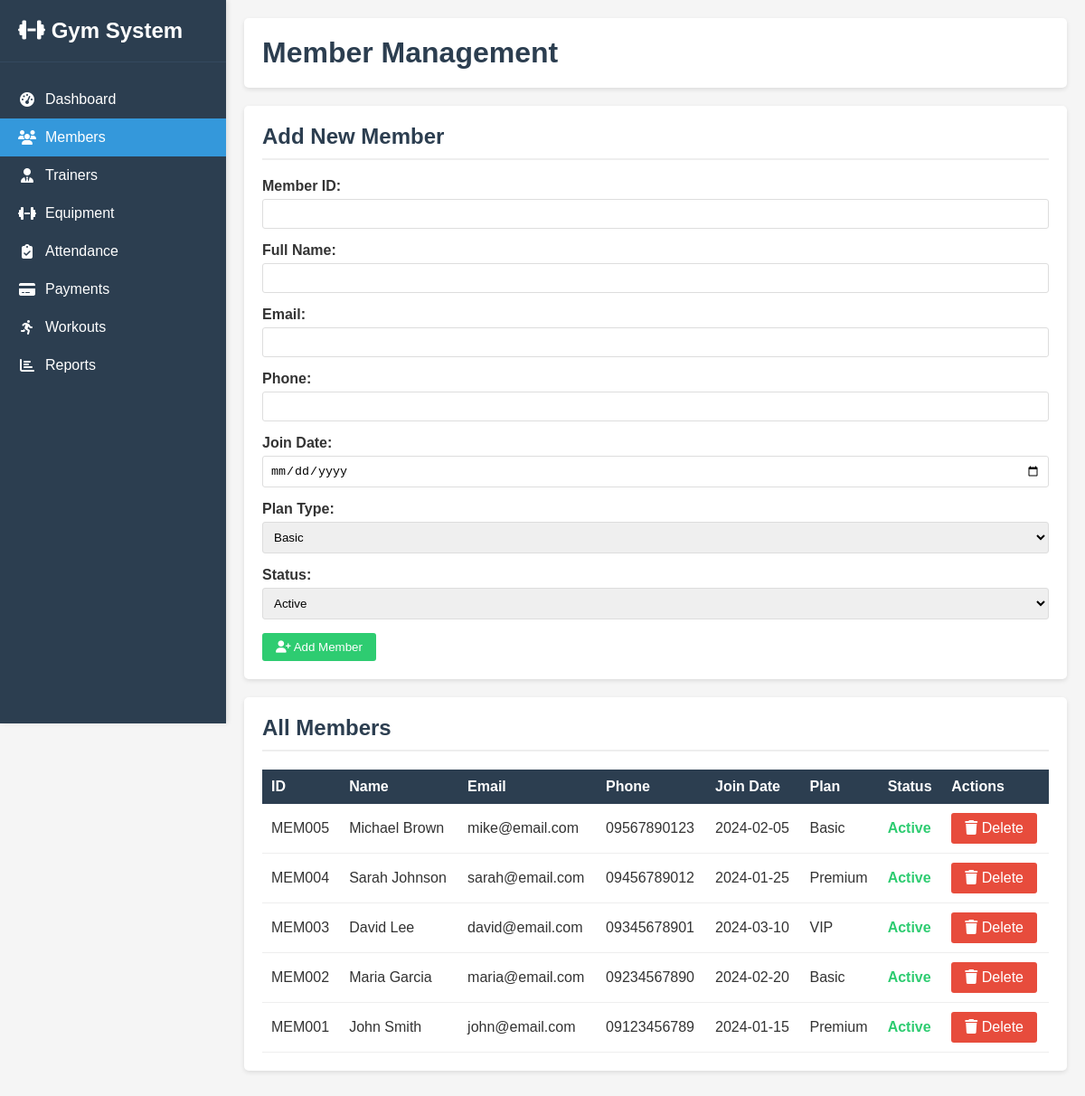
/members.php, run on the app's committed database.
### tables this page shows
CREATE TABLE members (
    id INT PRIMARY KEY AUTO_INCREMENT,
    member_id VARCHAR(20) UNIQUE NOT NULL,
    name VARCHAR(100) NOT NULL,
    email VARCHAR(100),
    phone VARCHAR(15),
    join_date DATE NOT NULL,
    plan_type ENUM('Basic', 'Premium', 'VIP') DEFAULT 'Basic',
    status ENUM('Active', 'Inactive') DEFAULT 'Active',
    created_at TIMESTAMP DEFAULT CURRENT_TIMESTAMP
);

### members.php (the view, shortened to what this page needs)
<?php
include 'config.php';
?>
<!DOCTYPE html>
<html lang="en">
<head>
    <link rel="stylesheet" href="style.css">
    <link rel="stylesheet" href="https://cdnjs.cloudflare.com/ajax/libs/font-awesome/6.4.0/css/all.min.css">
</head>
<body>
    <div class="sidebar">
        <div class="logo">
            <i class="fas fa-dumbbell"></i>
            <span>Gym System</span>
        </div>
        <ul class="sidebar-nav">
            <li><a href="index.php">
                <i class="fas fa-tachometer-alt"></i>
                <span>Dashboard</span>
            </a></li>
            <li><a href="members.php" class="active">
                <i class="fas fa-users"></i>
                <span>Members</span>
            </a></li>
            <li><a href="trainers.php">
                <i class="fas fa-user-tie"></i>
                <span>Trainers</span>
            </a></li>
            <li><a href="equipment.php">
                <i class="fas fa-dumbbell"></i>
                <span>Equipment</span>
            </a></li>
            <li><a href="attendance.php">
                <i class="fas fa-clipboard-check"></i>
                <span>Attendance</span>
            </a></li>
            <li><a href="payments.php">
                <i class="fas fa-credit-card"></i>
                <span>Payments</span>
            </a></li>
            <li><a href="workouts.php">
                <i class="fas fa-running"></i>
                <span>Workouts</span>
            </a></li>
            <li><a href="reports.php">
                <i class="fas fa-chart-bar"></i>
                <span>Reports</span>
            </a></li>
        </ul>
    </div>
    <div class="main-content">
        <div class="content-header">
            <h1>Member Management</h1>
        </div>
        <div class="content-box">
            <h2>Add New Member</h2>
            <form method="POST" action="">
                <div class="form-group">
                    <label>Member ID:</label>
                    <input type="text" name="member_id" class="form-control" required>
                </div>
                <div class="form-group">
                    <label>Full Name:</label>
                    <input type="text" name="name" class="form-control" required>
                </div>
                <div class="form-group">
                    <label>Email:</label>
                    <input type="email" name="email" class="form-control">
                </div>
                <div class="form-group">
                    <label>Phone:</label>
                    <input type="text" name="phone" class="form-control">
                </div>
                <div class="form-group">
                    <label>Join Date:</label>
                    <input type="date" name="join_date" class="form-control" required>
                </div>
                <div class="form-group">
                    <label>Plan Type:</label>
                    <select name="plan_type" class="form-control" required>
                        <option value="Basic">Basic</option>
                    </select>
                </div>
                <div class="form-group">
                    <label>Status:</label>
                    <select name="status" class="form-control" required>
                        <option value="Active">Active</option>
                    </select>
                </div>
                <button type="submit" name="add_member" class="btn btn-success">
                    <i class="fas fa-user-plus"></i> Add Member
                </button>
            </form>
        </div>
        <div class="content-box">
            <h2>All Members</h2>
            <table class="table">
                <thead>
                    <tr>
                        <th>ID</th>
                        <th>Name</th>
                        <th>Email</th>
                        <th>Phone</th>
                        <th>Join Date</th>
                        <th>Plan</th>
                        <th>Status</th>
                        <th>Actions</th>
                    </tr>
                </thead>
                <tbody>
                    <?php
                    $sql = "SELECT * FROM members ORDER BY id DESC";
                    $result = mysqli_query($conn, $sql);
                    if(mysqli_num_rows($result) > 0) {
                        while($row = mysqli_fetch_assoc($result)) {
                            echo "<tr>";
                            echo "<td>" . $row['member_id'] . "</td>";
                            echo "<td>" . $row['name'] . "</td>";
                            echo "<td>" . $row['email'] . "</td>";
                            echo "<td>" . $row['phone'] . "</td>";
                            echo "<td>" . $row['join_date'] . "</td>";
                            echo "<td>" . $row['plan_type'] . "</td>";
                            echo "<td><span class='status-" . strtolower($row['status']) . "'>" . $row['status'] . "</span></td>";
                            echo "<td>";
                            echo "<a href='?delete=" . $row['id'] . "' class='btn btn-danger' onclick='return confirm(\"Are you sure?\")'>
                                    <i class='fas fa-trash'></i> Delete
                                  </a>";
                            echo "</td>";
                            echo "</tr>";
                        }
                    } else {
                        echo "<tr><td colspan='8'>No members found</td></tr>";
                    }
                    ?>
                </tbody>
            </table>
        </div>
    </div>
</body>
</html>

### style.css (style rules this page uses)
* { margin: 0; padding: 0; box-sizing: border-box; }
body { font-family: Arial, sans-serif; background-color: #f5f5f5; color: #333; display: flex; min-height: 100vh; }
.sidebar { width: 250px; background-color: #2c3e50; color: white; padding: 20px 0; position: fixed; height: 100vh; overflow-y: auto; box-shadow: 2px 0 5px rgba(0,0,0,0.1); }
.sidebar .logo { padding: 0 20px 20px; font-size: 24px; font-weight: bold; border-bottom: 1px solid #34495e; margin-bottom: 20px; }
.sidebar-nav { list-style: none; }
.sidebar-nav a { display: flex; align-items: center; color: white; text-decoration: none; padding: 12px 20px; transition: all 0.3s; }
.sidebar-nav a.active { background-color: #3498db; }
.sidebar-nav i { margin-right: 10px; width: 20px; text-align: center; }
.main-content { flex: 1; margin-left: 250px; padding: 20px; }
.content-header { background-color: white; padding: 20px; border-radius: 5px; box-shadow: 0 2px 5px rgba(0,0,0,0.1); margin-bottom: 20px; }
.content-header h1 { color: #2c3e50; }
.content-box { background-color: white; padding: 20px; border-radius: 5px; box-shadow: 0 2px 5px rgba(0,0,0,0.1); margin-bottom: 20px; }
.content-box h2 { color: #2c3e50; margin-bottom: 20px; padding-bottom: 10px; border-bottom: 2px solid #eee; }
.form-group { margin-bottom: 15px; }
.form-group label { display: block; margin-bottom: 5px; font-weight: bold; }
.form-control { width: 100%; padding: 8px; border: 1px solid #ddd; border-radius: 3px; }
.btn { padding: 8px 15px; border: none; border-radius: 3px; cursor: pointer; text-decoration: none; display: inline-block; }
.btn-success { background-color: #2ecc71; color: white; }
.btn-danger { background-color: #e74c3c; color: white; }
.table { width: 100%; border-collapse: collapse; margin-top: 10px; }
.table th { background-color: #2c3e50; color: white; padding: 10px; text-align: left; }
.table td { padding: 10px; border-bottom: 1px solid #eee; }
.status-active { color: #2ecc71; font-weight: bold; }

### data on the page
members: member "MEM005", name "Michael Brown", email "mike@email.com", phone "09567890123", join_date "2024-02-05", plan_type "Basic", status "Active"
members: member "MEM004", name "Sarah Johnson", email "sarah@email.com", phone "09456789012", join_date "2024-01-25", plan_type "Premium", status "Active"
members: member "MEM003", name "David Lee", email "david@email.com", phone "09345678901", join_date "2024-03-10", plan_type "VIP", status "Active"
members: member "MEM002", name "Maria Garcia", email "maria@email.com", phone "09234567890", join_date "2024-02-20", plan_type "Basic", status "Active"
members: member "MEM001", name "John Smith", email "john@email.com", phone "09123456789", join_date "2024-01-15", plan_type "Premium", status "Active"
